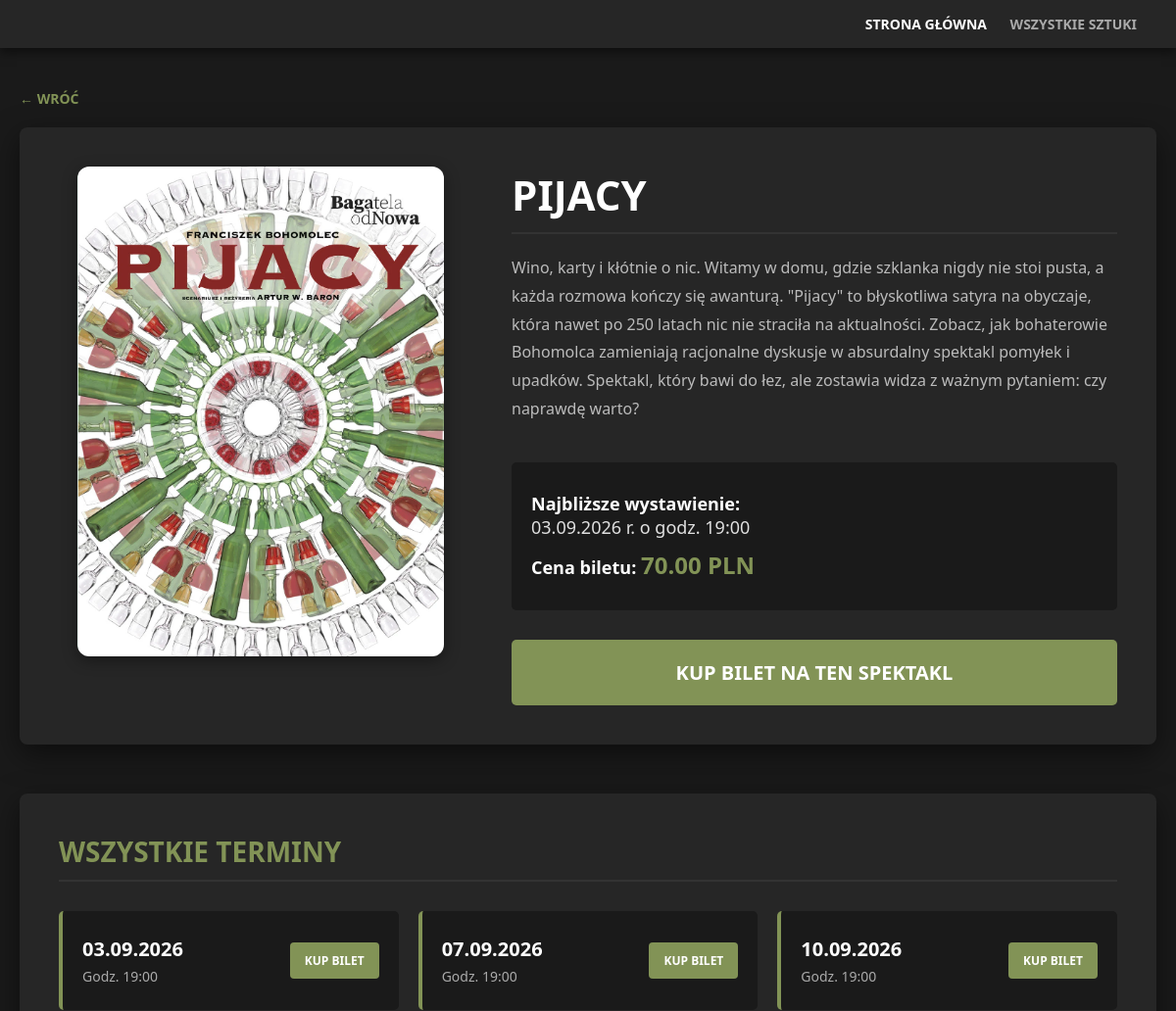
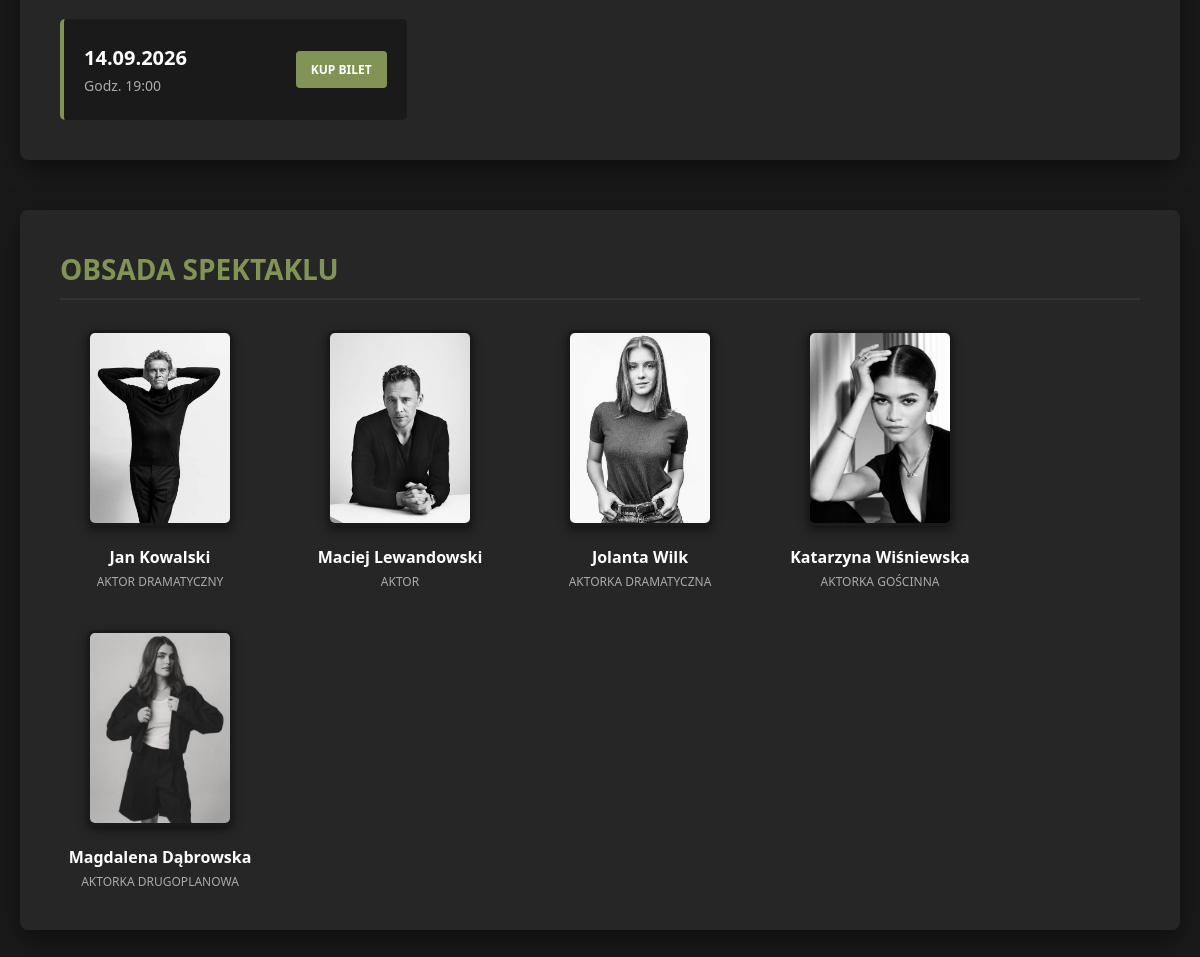
The app's page /spektakl.php?id=8 with its own data (2 pictures, top to bottom).
### tables this page shows
CREATE TABLE `terminy` (
  `id` int(11) NOT NULL,
  `spektakl_id` int(11) NOT NULL,
  `data_wystawienia` datetime NOT NULL
);

CREATE TABLE `spektakle` (
  `id` int(11) NOT NULL,
  `tytul` varchar(255) NOT NULL,
  `opis` text DEFAULT NULL,
  `cena` decimal(10,2) NOT NULL,
  `plakat` varchar(255) DEFAULT 'zdjecia/domyslny_plakat.jpg'
);

CREATE TABLE `aktorzy` (
  `id` int(11) NOT NULL,
  `imie_nazwisko` varchar(255) NOT NULL,
  `zdjecie` varchar(255) NOT NULL,
  `specjalizacja` varchar(100) DEFAULT 'Aktor'
);

### spektakl.php (the view, shortened to what this page needs)
<?php
require_once 'database.php';
$id_spektaklu = (int)$_GET['id'];
try {
    $sql = "SELECT s.*, MIN(t.data_wystawienia) as najblizszy_termin, t.id as termin_id
            FROM Spektakle s
            LEFT JOIN Terminy t ON s.id = t.spektakl_id
            WHERE s.id = ?
            GROUP BY s.id";
    $stmt = $pdo->prepare($sql);
    $stmt->execute([$id_spektaklu]);
    $spektakl = $stmt->fetch(PDO::FETCH_ASSOC);
    $sqlAktorzy = "SELECT a.imie_nazwisko, a.zdjecie, a.specjalizacja
                   FROM Aktorzy a
                   JOIN Obsada o ON a.id = o.aktor_id
                   WHERE o.spektakl_id = ?";
    $stmtAktorzy = $pdo->prepare($sqlAktorzy);
    $stmtAktorzy->execute([$id_spektaklu]);
    $obsada = $stmtAktorzy->fetchAll(PDO::FETCH_ASSOC);
    $sqlTerminy = "SELECT id, data_wystawienia FROM Terminy WHERE spektakl_id = ? ORDER BY data_wystawienia ASC";
    $stmtTerminy = $pdo->prepare($sqlTerminy);
    $stmtTerminy->execute([$id_spektaklu]);
    $wszystkie_terminy = $stmtTerminy->fetchAll(PDO::FETCH_ASSOC);
} catch (\PDOException $e) {
    die("Błąd bazy danych: " . $e->getMessage());
}
?>
<!DOCTYPE html>
<html lang="pl">
<head>
</head>
<body>
    <div class="top-bar">
        <div>
            <a href="index.php" style="color: #fff;">Strona Główna</a>
            <a href="spektakle.php">Wszystkie Sztuki</a>
        </div>
    </div>
    <div class="kontener-sekcji">
        <a href="javascript:history.back()" class="powrot">&larr; Wróć</a>
        <div class="spektakl-layout">
            <div class="kolumna-lewa">
                <div class="plakat-duzy"><img src="<?= htmlspecialchars($spektakl['plakat']) ?>" alt="Plakat"></div>
            </div>
            <div class="kolumna-prawa">
                <h1 class="tytul-spektaklu"><?= htmlspecialchars($spektakl['tytul']) ?></h1>
                <div class="opis-spektaklu">
                    <?= nl2br(htmlspecialchars($spektakl['opis'])) ?>
                </div>
                <div class="detale">
                    <?php if ($spektakl['najblizszy_termin']): ?>
                        <p><strong>Najbliższe wystawienie:</strong><br>
                        <?= date('d.m.Y', strtotime($spektakl['najblizszy_termin'])) ?> r. o godz. <?= date('H:i', strtotime($spektakl['najblizszy_termin'])) ?></p>
                    <?php else: ?>
                        <p><strong>Najbliższe wystawienie:</strong><br> Brak zaplanowanych terminów.</p>
                    <?php endif; ?>
                    <p><strong>Cena biletu:</strong> <span class="cena-tag"><?= number_format($spektakl['cena'], 2) ?> PLN</span></p>
                </div>
                <?php if ($spektakl['termin_id']): ?>
                    <a href="wybor_miejsca.php?termin_id=<?= $spektakl['termin_id'] ?>" class="btn-wielki">Kup bilet na ten spektakl</a>
                <?php else: ?>
                    <button class="btn-wielki" style="background:#555;" disabled>Brak biletów</button>
                <?php endif; ?>
            </div>
        </div>
        <?php if (!empty($wszystkie_terminy)): ?>
            <div class="terminy-sekcja">
                <h2 class="terminy-naglowek">Wszystkie terminy</h2>
                <div class="terminy-siatka">
                    <?php foreach ($wszystkie_terminy as $termin): ?>
                        <div class="termin-karta">
                            <div class="termin-info">
                                <p class="termin-data"><?= date('d.m.Y', strtotime($termin['data_wystawienia'])) ?></p>
                                <p class="termin-godzina">Godz. <?= date('H:i', strtotime($termin['data_wystawienia'])) ?></p>
                            </div>
                            <a href="wybor_miejsca.php?termin_id=<?= $termin['id'] ?>" class="termin-btn">Kup Bilet</a>
                        </div>
                    <?php endforeach; ?>
                </div>
            </div>
        <?php endif; ?>
        <?php if (!empty($obsada)): ?>
            <div class="obsada-sekcja">
                <h2 class="obsada-naglowek">Obsada spektaklu</h2>
                <div class="aktorzy-siatka">
                    <?php foreach ($obsada as $aktor): ?>
                        <div class="aktor-karta">
                            <img src="<?= htmlspecialchars($aktor['zdjecie']) ?>" alt="<?= htmlspecialchars($aktor['imie_nazwisko']) ?>" class="aktor-zdjecie">
                            <h3 class="aktor-imie"><?= htmlspecialchars($aktor['imie_nazwisko']) ?></h3>
                            <div class="aktor-specjalizacja"><?= htmlspecialchars($aktor['specjalizacja']) ?></div>
                        </div>
                    <?php endforeach; ?>
                </div>
            </div>
        <?php endif; ?>
    </div>
</body>
</html>

### spektakl.php (style rules this page uses)
body { font-family: 'Segoe UI', Tahoma, Geneva, Verdana, sans-serif; background-color: #1a1a1a; color: #e0e0e0; margin: 0; padding: 0; padding-bottom: 80px; }
.top-bar { background-color: #262626; padding: 15px 40px; display: flex; justify-content: space-between; align-items: center; box-shadow: 0 4px 10px rgba(0,0,0,0.5); font-size: 14px; }
.top-bar a { color: #aaaaaa; text-decoration: none; margin-left: 20px; text-transform: uppercase; font-weight: bold; transition: 0.3s; }
.kontener-sekcji { max-width: 1250px; margin: 40px auto; padding: 0 20px; }
.powrot { display: inline-block; margin-bottom: 20px; color: #829356; text-decoration: none; font-weight: bold; text-transform: uppercase; font-size: 14px; }
.spektakl-layout { display: flex; gap: 50px; background: #262626; padding: 40px; border-radius: 8px; box-shadow: 0 10px 30px rgba(0,0,0,0.5); }
.kolumna-lewa { flex: 0.8; }
.kolumna-prawa { flex: 1.2; display: flex; flex-direction: column; }
.plakat-duzy { width: 100%; height: 500px; display: flex; align-items: center; justify-content: center; }
.plakat-duzy img { max-width: 100%; max-height: 100%; border-radius: 12px; box-shadow: 0 4px 15px rgba(0,0,0,0.4); object-fit: contain; }
.tytul-spektaklu { font-size: 42px; color: #fff; margin: 0 0 20px 0; text-transform: uppercase; border-bottom: 2px solid #333; padding-bottom: 10px; }
.opis-spektaklu { font-size: 16px; line-height: 1.8; color: #bbb; margin-bottom: 40px; flex-grow: 1; }
.detale { background: #1a1a1a; padding: 20px; border-radius: 5px; margin-bottom: 30px; }
.detale p { margin: 10px 0; font-size: 18px; }
.detale strong { color: #fff; }
.cena-tag { color: #829356; font-size: 24px; font-weight: bold; }
.btn-wielki { display: block; background: #829356; color: white; text-align: center; padding: 20px; text-decoration: none; font-size: 20px; font-weight: bold; text-transform: uppercase; border-radius: 5px; transition: 0.3s; }
.terminy-sekcja { margin-top: 50px; background: #262626; padding: 40px; border-radius: 8px; box-shadow: 0 10px 30px rgba(0,0,0,0.5); }
.terminy-naglowek { color: #829356; font-size: 28px; text-transform: uppercase; border-bottom: 2px solid #333; padding-bottom: 10px; margin-top: 0; margin-bottom: 30px; }
.terminy-siatka { display: grid; grid-template-columns: repeat(auto-fill, minmax(280px, 1fr)); gap: 20px; }
.termin-karta { background: #1a1a1a; padding: 20px; border-radius: 5px; border-left: 4px solid #829356; display: flex; justify-content: space-between; align-items: center; transition: 0.3s; }
.termin-info p { margin: 5px 0; }
.termin-data { font-size: 20px; font-weight: bold; color: #fff; }
.termin-godzina { font-size: 14px; color: #aaa; }
.termin-btn { background: #829356; color: white; padding: 10px 15px; border-radius: 4px; text-decoration: none; font-size: 12px; font-weight: bold; text-transform: uppercase; transition: 0.3s; }
.obsada-sekcja { margin-top: 50px; background: #262626; padding: 40px; border-radius: 8px; box-shadow: 0 10px 30px rgba(0,0,0,0.5); }
.obsada-naglowek { color: #829356; font-size: 28px; text-transform: uppercase; border-bottom: 2px solid #333; padding-bottom: 10px; margin-top: 0; margin-bottom: 30px; }
.aktorzy-siatka { display: flex; flex-wrap: wrap; gap: 40px; justify-content: flex-start; }
.aktor-karta { text-align: center; width: 200px; }
.aktor-zdjecie { width: 140px; height: 190px; border-radius: 8px; object-fit: cover; border: 3px solid #1a1a1a; margin-bottom: 15px; transition: 0.3s; box-shadow: 0 4px 10px rgba(0,0,0,0.5); }
.aktor-imie { font-size: 16px; font-weight: bold; color: #fff; margin: 0 0 5px 0; }
.aktor-specjalizacja { font-size: 12px; color: #aaa; text-transform: uppercase; }

### records on screen
terminy: spektakl.plakat (picture), spektakl.tytul "PIJACY", spektakl.opis "Wino, karty i kłótnie o nic. Witamy w domu, gdzie szklanka nigdy nie stoi pusta, a każda rozmowa kończy się awanturą. \"Pijacy\" to błyskotliwa satyra na obyczaje, która nawet po 250 latach nic nie straciła na aktualności. Zobacz, jak bohaterowie Bohomolca zamieniają racjonalne dyskusje w absurdalny spektakl pomyłek i upadków. Spektakl, który bawi do łez, ale zostawia widza z ważnym pytaniem: czy naprawdę warto?", spektakl.cena "70.00", data_wystawienia "03.09.2026", data_wystawienia "19:00"
terminy: data_wystawienia "07.09.2026", data_wystawienia "19:00"
terminy: data_wystawienia "10.09.2026", data_wystawienia "19:00"
terminy: data_wystawienia "14.09.2026", data_wystawienia "19:00"
aktorzy: zdjecie (picture), imie_nazwisko "Jan Kowalski", specjalizacja "AKTOR DRAMATYCZNY"
aktorzy: zdjecie (picture), imie_nazwisko "Maciej Lewandowski", specjalizacja "AKTOR"
aktorzy: zdjecie (picture), imie_nazwisko "Jolanta Wilk", specjalizacja "AKTORKA DRAMATYCZNA"
aktorzy: zdjecie (picture), imie_nazwisko "Katarzyna Wiśniewska", specjalizacja "AKTORKA GOŚCINNA"
aktorzy: zdjecie (picture), imie_nazwisko "Magdalena Dąbrowska", specjalizacja "AKTORKA DRUGOPLANOWA"

### other values on screen
date('d.m.Y', strtotime($spektakl['najblizszy_termin'])) "03.09.2026"
date('H:i', strtotime($spektakl['najblizszy_termin'])) "19:00"
